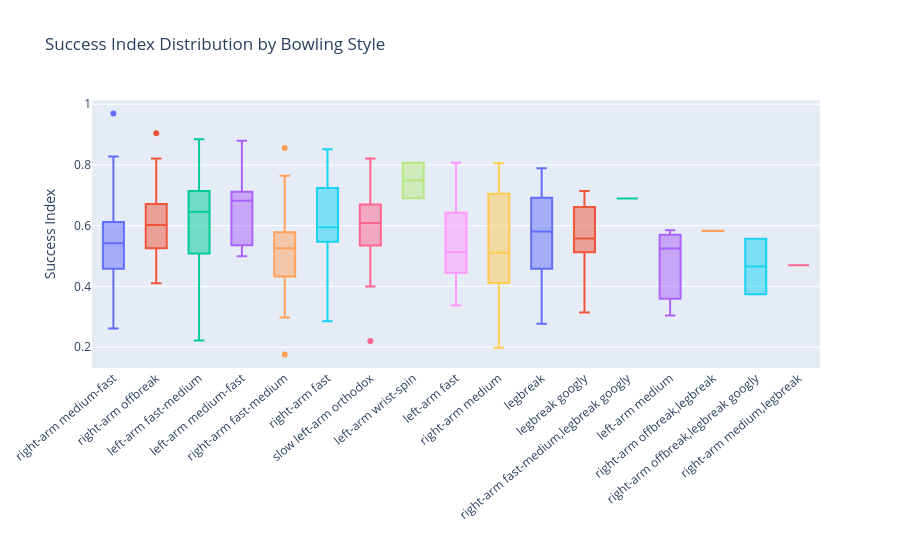

The notebook cell saved with this chart:
### Code cell
# ── Bowling style success box plot ───────────────────────────────────────────
style_bs = bs[bs['balls_bowled'] >= 20].copy()
fig = px.box(style_bs, x='Bowler_Bowling_Style', y='success_index_scaled',
             color='Bowler_Bowling_Style',
             title='Success Index Distribution by Bowling Style',
             points='outliers')
fig.update_layout(xaxis_tickangle=-40, showlegend=False, xaxis_title='', yaxis_title='Success Index')
fig.show()

### Figure 1 — Plotly figure (JSON) as saved in the notebook; plotly's stock layout.template omitted (floating-point values rounded to 4 significant figures)
{"data": [{"alignmentgroup": "True", "boxpoints": "outliers", "hovertemplate": "Bowler_Bowling_Style=%{x}<br>success_index_scaled=%{y}<extra></extra>", "legendgroup": "right-arm medium-fast", "marker": {"color": "#636efa"}, "name": "right-arm medium-fast", "notched": false, "offsetgroup": "right-arm medium-fast", "orientation": "v", "showlegend": true, "type": "box", "x": ["right-arm medium-fast", "right-arm medium-fast", "right-arm medium-fast", "right-arm medium-fast", "right-arm medium-fast", "right-arm medium-fast", "right-arm medium-fast", "right-arm medium-fast", "right-arm medium-fast", "right-arm medium-fast", "right-arm medium-fast", "right-arm medium-fast", "right-arm medium-fast", "right-arm medium-fast", "right-arm medium-fast", "right-arm medium-fast", "right-arm medium-fast", "right-arm medium-fast", "right-arm medium-fast", "right-arm medium-fast", "right-arm medium-fast", "right-arm medium-fast", "right-arm medium-fast", "right-arm medium-fast", "right-arm medium-fast", "right-arm medium-fast", "right-arm medium-fast", "right-arm medium-fast", "right-arm medium-fast", "right-arm medium-fast", "right-arm medium-fast", "right-arm medium-fast", "right-arm medium-fast", "right-arm medium-fast", "right-arm medium-fast", "right-arm medium-fast", "right-arm medium-fast"], "x0": " ", "xaxis": "x", "y": [0.9699, 0.8276, 0.8202, 0.8174, 0.7151, 0.6848, 0.6693, 0.6385, 0.6367, 0.6043, 0.5976, 0.579, 0.5744, 0.5698, 0.5644, 0.5581, 0.549, 0.5484, 0.5422, 0.5419, 0.5406, 0.5385, 0.5351, 0.5086, 0.4977, 0.4899, 0.4731, 0.4608, 0.4518, 0.4366, 0.4246, 0.421, 0.4095, 0.4017, 0.344, 0.2668, 0.2614], "y0": " ", "yaxis": "y"}, {"alignmentgroup": "True", "boxpoints": "outliers", "hovertemplate": "Bowler_Bowling_Style=%{x}<br>success_index_scaled=%{y}<extra></extra>", "legendgroup": "right-arm offbreak", "marker": {"color": "#EF553B"}, "name": "right-arm offbreak", "notched": false, "offsetgroup": "right-arm offbreak", "orientation": "v", "showlegend": true, "type": "box", "x": ["right-arm offbreak", "right-arm offbreak", "right-arm offbreak", "right-arm offbreak", "right-arm offbreak", "right-arm offbreak", "right-arm offbreak", "right-arm offbreak", "right-arm offbreak", "right-arm offbreak", "right-arm offbreak", "right-arm offbreak", "right-arm offbreak", "right-arm offbreak", "right-arm offbreak", "right-arm offbreak", "right-arm offbreak", "right-arm offbreak", "right-arm offbreak", "right-arm offbreak", "right-arm offbreak", "right-arm offbreak", "right-arm offbreak", "right-arm offbreak", "right-arm offbreak", "right-arm offbreak", "right-arm offbreak", "right-arm offbreak", "right-arm offbreak", "right-arm offbreak", "right-arm offbreak"], "x0": " ", "xaxis": "x", "y": [0.9045, 0.8216, 0.7989, 0.7641, 0.75, 0.707, 0.698, 0.6787, 0.6494, 0.6231, 0.6202, 0.6154, 0.6119, 0.6058, 0.6034, 0.602, 0.6, 0.5866, 0.5823, 0.5743, 0.5631, 0.5315, 0.5264, 0.5257, 0.5248, 0.5129, 0.4858, 0.4471, 0.421, 0.4118, 0.4103], "y0": " ", "yaxis": "y"}, {"alignmentgroup": "True", "boxpoints": "outliers", "hovertemplate": "Bowler_Bowling_Style=%{x}<br>success_index_scaled=%{y}<extra></extra>", "legendgroup": "left-arm fast-medium", "marker": {"color": "#00cc96"}, "name": "left-arm fast-medium", "notched": false, "offsetgroup": "left-arm fast-medium", "orientation": "v", "showlegend": true, "type": "box", "x": ["left-arm fast-medium", "left-arm fast-medium", "left-arm fast-medium", "left-arm fast-medium", "left-arm fast-medium", "left-arm fast-medium", "left-arm fast-medium", "left-arm fast-medium", "left-arm fast-medium", "left-arm fast-medium", "left-arm fast-medium", "left-arm fast-medium", "left-arm fast-medium", "left-arm fast-medium", "left-arm fast-medium", "left-arm fast-medium", "left-arm fast-medium"], "x0": " ", "xaxis": "x", "y": [0.8846, 0.8322, 0.7885, 0.7162, 0.7142, 0.6917, 0.6889, 0.6476, 0.6462, 0.6224, 0.577, 0.5736, 0.5087, 0.507, 0.4967, 0.3033, 0.2219], "y0": " ", "yaxis": "y"}, {"alignmentgroup": "True", "boxpoints": "outliers", "hovertemplate": "Bowler_Bowling_Style=%{x}<br>success_index_scaled=%{y}<extra></extra>", "legendgroup": "left-arm medium-fast", "marker": {"color": "#ab63fa"}, "name": "left-arm medium-fast", "notched": false, "offsetgroup": "left-arm medium-fast", "orientation": "v", "showlegend": true, "type": "box", "x": ["left-arm medium-fast", "left-arm medium-fast", "left-arm medium-fast", "left-arm medium-fast", "left-arm medium-fast", "left-arm medium-fast", "left-arm medium-fast", "left-arm medium-fast", "left-arm medium-fast", "left-arm medium-fast", "left-arm medium-fast"], "x0": " ", "xaxis": "x", "y": [0.8798, 0.7238, 0.714, 0.7041, 0.6954, 0.6823, 0.5756, 0.5471, 0.5323, 0.5296, 0.4996], "y0": " ", "yaxis": "y"}, {"alignmentgroup": "True", "boxpoints": "outliers", "hovertemplate": "Bowler_Bowling_Style=%{x}<br>success_index_scaled=%{y}<extra></extra>", "legendgroup": "right-arm fast-medium", "marker": {"color": "#FFA15A"}, "name": "right-arm fast-medium", "notched": false, "offsetgroup": "right-arm fast-medium", "orientation": "v", "showlegend": true, "type": "box", "x": ["right-arm fast-medium", "right-arm fast-medium", "right-arm fast-medium", "right-arm fast-medium", "right-arm fast-medium", "right-arm fast-medium", "right-arm fast-medium", "right-arm fast-medium", "right-arm fast-medium", "right-arm fast-medium", "right-arm fast-medium", "right-arm fast-medium", "right-arm fast-medium", "right-arm fast-medium", "right-arm fast-medium", "right-arm fast-medium", "right-arm fast-medium", "right-arm fast-medium", "right-arm fast-medium", "right-arm fast-medium", "right-arm fast-medium", "right-arm fast-medium", "right-arm fast-medium", "right-arm fast-medium", "right-arm fast-medium", "right-arm fast-medium", "right-arm fast-medium", "right-arm fast-medium", "right-arm fast-medium", "right-arm fast-medium", "right-arm fast-medium", "right-arm fast-medium", "right-arm fast-medium", "right-arm fast-medium", "right-arm fast-medium", "right-arm fast-medium", "right-arm fast-medium", "right-arm fast-medium", "right-arm fast-medium", "right-arm fast-medium", "right-arm fast-medium", "right-arm fast-medium"], "x0": " ", "xaxis": "x", "y": [0.8558, 0.7649, 0.7529, 0.7284, 0.6528, 0.6431, 0.6224, 0.6031, 0.5821, 0.5798, 0.5782, 0.57, 0.5631, 0.5596, 0.5566, 0.5544, 0.5535, 0.5461, 0.5385, 0.5348, 0.5333, 0.5175, 0.5145, 0.5084, 0.5034, 0.4808, 0.4727, 0.4581, 0.4554, 0.4543, 0.4443, 0.4327, 0.4275, 0.4251, 0.4247, 0.424, 0.4138, 0.4128, 0.4083, 0.3603, 0.2972, 0.1754], "y0": " ", "yaxis": "y"}, {"alignmentgroup": "True", "boxpoints": "outliers", "hovertemplate": "Bowler_Bowling_Style=%{x}<br>success_index_scaled=%{y}<extra></extra>", "legendgroup": "right-arm fast", "marker": {"color": "#19d3f3"}, "name": "right-arm fast", "notched": false, "offsetgroup": "right-arm fast", "orientation": "v", "showlegend": true, "type": "box", "x": ["right-arm fast", "right-arm fast", "right-arm fast", "right-arm fast", "right-arm fast", "right-arm fast", "right-arm fast", "right-arm fast", "right-arm fast", "right-arm fast", "right-arm fast", "right-arm fast", "right-arm fast", "right-arm fast", "right-arm fast", "right-arm fast", "right-arm fast", "right-arm fast", "right-arm fast", "right-arm fast", "right-arm fast", "right-arm fast", "right-arm fast", "right-arm fast", "right-arm fast", "right-arm fast"], "x0": " ", "xaxis": "x", "y": [0.8516, 0.8179, 0.8026, 0.788, 0.7727, 0.7258, 0.7244, 0.6821, 0.6722, 0.6653, 0.6485, 0.6161, 0.6002, 0.5888, 0.5769, 0.5761, 0.5754, 0.5603, 0.5558, 0.5473, 0.5399, 0.4988, 0.4946, 0.475, 0.4711, 0.2853], "y0": " ", "yaxis": "y"}, {"alignmentgroup": "True", "boxpoints": "outliers", "hovertemplate": "Bowler_Bowling_Style=%{x}<br>success_index_scaled=%{y}<extra></extra>", "legendgroup": "slow left-arm orthodox", "marker": {"color": "#FF6692"}, "name": "slow left-arm orthodox", "notched": false, "offsetgroup": "slow left-arm orthodox", "orientation": "v", "showlegend": true, "type": "box", "x": ["slow left-arm orthodox", "slow left-arm orthodox", "slow left-arm orthodox", "slow left-arm orthodox", "slow left-arm orthodox", "slow left-arm orthodox", "slow left-arm orthodox", "slow left-arm orthodox", "slow left-arm orthodox", "slow left-arm orthodox", "slow left-arm orthodox", "slow left-arm orthodox", "slow left-arm orthodox", "slow left-arm orthodox", "slow left-arm orthodox", "slow left-arm orthodox", "slow left-arm orthodox", "slow left-arm orthodox", "slow left-arm orthodox", "slow left-arm orthodox", "slow left-arm orthodox", "slow left-arm orthodox", "slow left-arm orthodox", "slow left-arm orthodox", "slow left-arm orthodox", "slow left-arm orthodox", "slow left-arm orthodox", "slow left-arm orthodox", "slow left-arm orthodox", "slow left-arm orthodox", "slow left-arm orthodox", "slow left-arm orthodox", "slow left-arm orthodox", "slow left-arm orthodox", "slow left-arm orthodox", "slow left-arm orthodox", "slow left-arm orthodox", "slow left-arm orthodox", "slow left-arm orthodox"], "x0": " ", "xaxis": "x", "y": [0.8216, 0.7748, 0.7645, 0.7548, 0.7483, 0.7264, 0.6745, 0.6732, 0.673, 0.6718, 0.6635, 0.6417, 0.6415, 0.6405, 0.6356, 0.63, 0.6212, 0.6208, 0.618, 0.609, 0.591, 0.579, 0.5744, 0.5671, 0.563, 0.561, 0.5577, 0.5552, 0.535, 0.5342, 0.5204, 0.5202, 0.5135, 0.5101, 0.5048, 0.4824, 0.4313, 0.4, 0.2203], "y0": " ", "yaxis": "y"}, {"alignmentgroup": "True", "boxpoints": "outliers", "hovertemplate": "Bowler_Bowling_Style=%{x}<br>success_index_scaled=%{y}<extra></extra>", "legendgroup": "left-arm wrist-spin", "marker": {"color": "#B6E880"}, "name": "left-arm wrist-spin", "notched": false, "offsetgroup": "left-arm wrist-spin", "orientation": "v", "showlegend": true, "type": "box", "x": ["left-arm wrist-spin", "left-arm wrist-spin"], "x0": " ", "xaxis": "x", "y": [0.8077, 0.6902], "y0": " ", "yaxis": "y"}, {"alignmentgroup": "True", "boxpoints": "outliers", "hovertemplate": "Bowler_Bowling_Style=%{x}<br>success_index_scaled=%{y}<extra></extra>", "legendgroup": "left-arm fast", "marker": {"color": "#FF97FF"}, "name": "left-arm fast", "notched": false, "offsetgroup": "left-arm fast", "orientation": "v", "showlegend": true, "type": "box", "x": ["left-arm fast", "left-arm fast", "left-arm fast", "left-arm fast", "left-arm fast", "left-arm fast", "left-arm fast", "left-arm fast"], "x0": " ", "xaxis": "x", "y": [0.8077, 0.6807, 0.605, 0.5458, 0.4785, 0.4635, 0.4266, 0.3371], "y0": " ", "yaxis": "y"}, {"alignmentgroup": "True", "boxpoints": "outliers", "hovertemplate": "Bowler_Bowling_Style=%{x}<br>success_index_scaled=%{y}<extra></extra>", "legendgroup": "right-arm medium", "marker": {"color": "#FECB52"}, "name": "right-arm medium", "notched": false, "offsetgroup": "right-arm medium", "orientation": "v", "showlegend": true, "type": "box", "x": ["right-arm medium", "right-arm medium", "right-arm medium", "right-arm medium", "right-arm medium", "right-arm medium", "right-arm medium", "right-arm medium", "right-arm medium", "right-arm medium", "right-arm medium", "right-arm medium", "right-arm medium", "right-arm medium", "right-arm medium", "right-arm medium", "right-arm medium", "right-arm medium", "right-arm medium", "right-arm medium"], "x0": " ", "xaxis": "x", "y": [0.806, 0.7622, 0.7583, 0.7395, 0.7289, 0.6821, 0.6652, 0.6429, 0.5654, 0.5122, 0.5099, 0.5034, 0.4616, 0.4472, 0.4351, 0.3882, 0.3764, 0.3429, 0.2051, 0.1978], "y0": " ", "yaxis": "y"}, {"alignmentgroup": "True", "boxpoints": "outliers", "hovertemplate": "Bowler_Bowling_Style=%{x}<br>success_index_scaled=%{y}<extra></extra>", "legendgroup": "legbreak", "marker": {"color": "#636efa"}, "name": "legbreak", "notched": false, "offsetgroup": "legbreak", "orientation": "v", "showlegend": true, "type": "box", "x": ["legbreak", "legbreak", "legbreak", "legbreak", "legbreak", "legbreak", "legbreak", "legbreak", "legbreak", "legbreak", "legbreak", "legbreak", "legbreak", "legbreak"], "x0": " ", "xaxis": "x", "y": [0.7896, 0.7645, 0.7104, 0.6924, 0.6626, 0.5888, 0.5857, 0.576, 0.4836, 0.4643, 0.4583, 0.4385, 0.3255, 0.2769], "y0": " ", "yaxis": "y"}, {"alignmentgroup": "True", "boxpoints": "outliers", "hovertemplate": "Bowler_Bowling_Style=%{x}<br>success_index_scaled=%{y}<extra></extra>", "legendgroup": "legbreak googly", "marker": {"color": "#EF553B"}, "name": "legbreak googly", "notched": false, "offsetgroup": "legbreak googly", "orientation": "v", "showlegend": true, "type": "box", "x": ["legbreak googly", "legbreak googly", "legbreak googly", "legbreak googly", "legbreak googly", "legbreak googly", "legbreak googly", "legbreak googly", "legbreak googly", "legbreak googly"], "x0": " ", "xaxis": "x", "y": [0.714, 0.6927, 0.6619, 0.6584, 0.5596, 0.556, 0.5262, 0.5122, 0.4712, 0.3137], "y0": " ", "yaxis": "y"}, {"alignmentgroup": "True", "boxpoints": "outliers", "hovertemplate": "Bowler_Bowling_Style=%{x}<br>success_index_scaled=%{y}<extra></extra>", "legendgroup": "right-arm fast-medium,legbreak googly", "marker": {"color": "#00cc96"}, "name": "right-arm fast-medium,legbreak googly", "notched": false, "offsetgroup": "right-arm fast-medium,legbreak googly", "orientation": "v", "showlegend": true, "type": "box", "x": ["right-arm fast-medium,legbreak googly"], "x0": " ", "xaxis": "x", "y": [0.6893], "y0": " ", "yaxis": "y"}, {"alignmentgroup": "True", "boxpoints": "outliers", "hovertemplate": "Bowler_Bowling_Style=%{x}<br>success_index_scaled=%{y}<extra></extra>", "legendgroup": "left-arm medium", "marker": {"color": "#ab63fa"}, "name": "left-arm medium", "notched": false, "offsetgroup": "left-arm medium", "orientation": "v", "showlegend": true, "type": "box", "x": ["left-arm medium", "left-arm medium", "left-arm medium"], "x0": " ", "xaxis": "x", "y": [0.5854, 0.5245, 0.3045], "y0": " ", "yaxis": "y"}, {"alignmentgroup": "True", "boxpoints": "outliers", "hovertemplate": "Bowler_Bowling_Style=%{x}<br>success_index_scaled=%{y}<extra></extra>", "legendgroup": "right-arm offbreak,legbreak", "marker": {"color": "#FFA15A"}, "name": "right-arm offbreak,legbreak", "notched": false, "offsetgroup": "right-arm offbreak,legbreak", "orientation": "v", "showlegend": true, "type": "box", "x": ["right-arm offbreak,legbreak", "right-arm offbreak,legbreak"], "x0": " ", "xaxis": "x", "y": [0.5836, 0.5823], "y0": " ", "yaxis": "y"}, {"alignmentgroup": "True", "boxpoints": "outliers", "hovertemplate": "Bowler_Bowling_Style=%{x}<br>success_index_scaled=%{y}<extra></extra>", "legendgroup": "right-arm offbreak,legbreak googly", "marker": {"color": "#19d3f3"}, "name": "right-arm offbreak,legbreak googly", "notched": false, "offsetgroup": "right-arm offbreak,legbreak googly", "orientation": "v", "showlegend": true, "type": "box", "x": ["right-arm offbreak,legbreak googly", "right-arm offbreak,legbreak googly"], "x0": " ", "xaxis": "x", "y": [0.5567, 0.3743], "y0": " ", "yaxis": "y"}, {"alignmentgroup": "True", "boxpoints": "outliers", "hovertemplate": "Bowler_Bowling_Style=%{x}<br>success_index_scaled=%{y}<extra></extra>", "legendgroup": "right-arm medium,legbreak", "marker": {"color": "#FF6692"}, "name": "right-arm medium,legbreak", "notched": false, "offsetgroup": "right-arm medium,legbreak", "orientation": "v", "showlegend": true, "type": "box", "x": ["right-arm medium,legbreak"], "x0": " ", "xaxis": "x", "y": [0.4697], "y0": " ", "yaxis": "y"}], "layout": {"boxmode": "overlay", "legend": {"title": {"text": "Bowler_Bowling_Style"}, "tracegroupgap": 0}, "showlegend": false, "title": {"text": "Success Index Distribution by Bowling Style"}, "xaxis": {"anchor": "y", "categoryarray": ["right-arm medium-fast", "right-arm offbreak", "left-arm fast-medium", "left-arm medium-fast", "right-arm fast-medium", "right-arm fast", "slow left-arm orthodox", "left-arm wrist-spin", "left-arm fast", "right-arm medium", "legbreak", "legbreak googly", "right-arm fast-medium,legbreak googly", "left-arm medium", "right-arm offbreak,legbreak", "right-arm offbreak,legbreak googly", "right-arm medium,legbreak"], "categoryorder": "array", "domain": [0, 1], "tickangle": -40, "title": {"text": ""}}, "yaxis": {"anchor": "x", "domain": [0, 1], "title": {"text": "Success Index"}}}}
